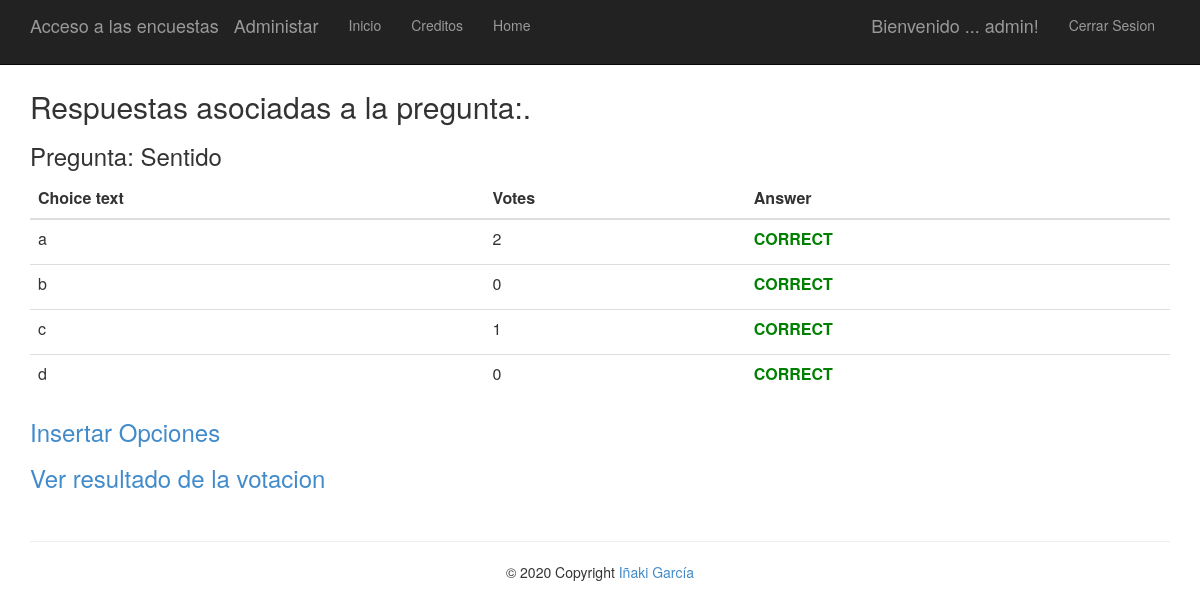
Page /polls/4/ (signed in) on the earlier database version.
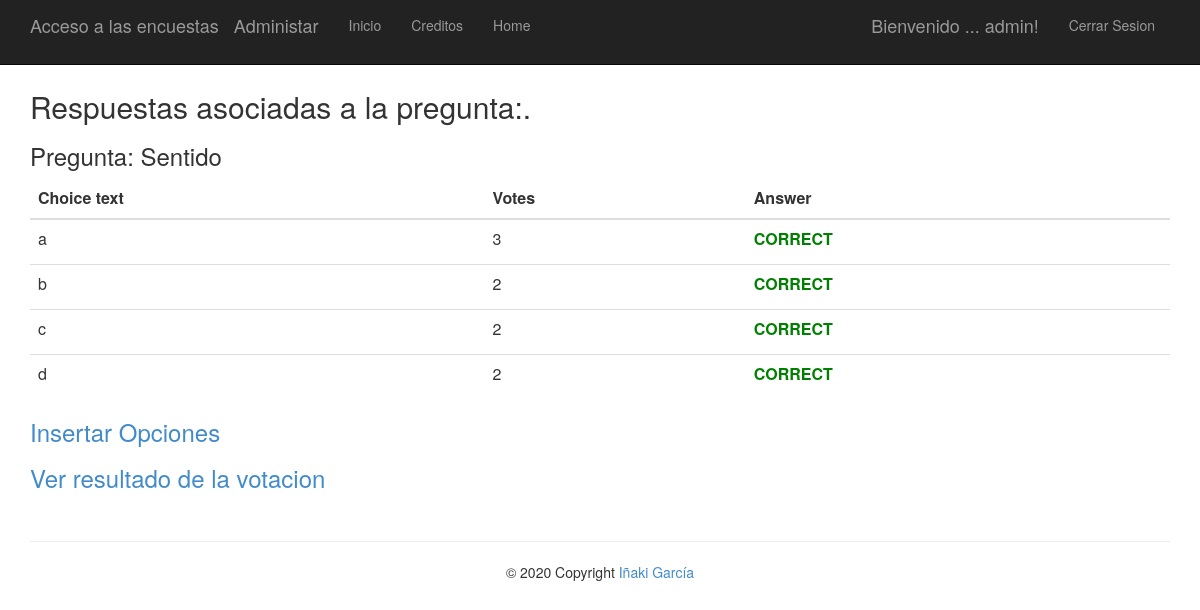
Same page on the later database version.
### app/models.py (models this page shows)
class Question(models.Model):
    question_text = models.CharField(max_length=200)
    pub_date = models.DateTimeField('date published')
    category = models.CharField(max_length = 200, default="No category")

class Choice(models.Model):
    question = models.ForeignKey(Question, on_delete=models.CASCADE,)
    choice_text = models.CharField(max_length=200)
    votes = models.IntegerField(default=0)
    correct = models.BooleanField(default = False)

### app/views.py (the view)
# urls.py: url(r'^polls/(?P<question_id>\d+)/$', app.views.detail, name='detail'),
def detail(request, question_id):
     question = get_object_or_404(Question, pk=question_id)
     return render(request, 'polls/detail.html', {'title':'Respuestas asociadas a la pregunta:','question': question})

### app/templates/polls/detail.html (shortened to what this page needs)
﻿{% extends "app/layout.html" %}
{% block content %}
<h2>{{ title }}.</h2>
<h3>Pregunta: {{ question.question_text }}</h3>
<form action="{% url 'vote' question.id %}" method="POST">
{% if request.user.is_authenticated %}
<table class="table">
    <thead>
        <th scope="col">Choice text</th>
        <th scope="col">Votes</th>
        <th scope="col">Answer</th>
    </thead>
    <tbody>
    {% for choice in question.choice_set.all %}
    <tr>
        <td>{{ choice.choice_text }}</td>
        <td>{{ choice.votes }}</td>
        <td>{% if choice.correct %} <label style="color: green"> CORRECT {% else %} <label style="color: red"> INCORRECT  {% endif %}</tr>
    {% endfor %}
    </tbody>
</table>
{% endif %}
{% if request.user.is_authenticated %}
    <a href="{% url 'choice_add' question.id %}"><h3>Insertar Opciones</h3></a>
    <a href="{% url 'chart' question.id %}"> <h3>Ver resultado de la votacion</h3> </a><br />
{% endif %}
</form>
{% endblock %}

### app/templates/app/layout.html (shortened to what this page needs)
﻿<!DOCTYPE html>
<html>
<head>
    {% load static %}
    <link rel="stylesheet" type="text/css" href="{% static 'app/content/bootstrap.min.css' %}" />
    <link rel="stylesheet" type="text/css" href="{% static 'app/content/site.css' %}" />
</head>
<body>
    <div class="navbar navbar-inverse navbar-fixed-top">
        <div class="container">
            <div class="navbar-header">
                <a href="/polls/" class="navbar-brand">Acceso a las encuestas</a>
                <a href="/admin/" class="navbar-brand">Administar</a>
            </div>
            <div class="navbar-collapse collapse">
                <ul class="nav navbar-nav">
                    <li><a href="{% url 'home' %}">Inicio</a></li>
                    <li><a href="{% url 'contact' %}">Creditos</a></li>
                    <li><a href="{% url 'home' %}">Home</a></li>
                </ul>
                {% include 'app/loginpartial.html' %}
            </div>
        </div>
    </div>
    <div class="container body-content">
{% block content %}{% endblock %}
        <hr/>
        <footer class="page-footer font-small blue">
            <div class="footer-copyright text-center py-3">© 2020 Copyright
            <a href="https://github.com/iakigarci"> Iñaki García</a>
            </div>
        </footer>
    </div>
</body>
</html>

### app/templates/app/loginpartial.html (shortened to what this page needs)
{% if user.is_authenticated %}
<form id="logoutForm" action="/logout" method="post" class="navbar-right">
    <ul class="nav navbar-nav navbar-right">
        <li><span class="navbar-brand">Bienvenido ... {{ user.username }}!</span></li>
        <li><a href="javascript:document.getElementById('logoutForm').submit()">Cerrar Sesion</a></li>
    </ul>
</form>
{% else %}
<ul class="nav navbar-nav navbar-right">
    <li><a href="{% url 'login' %}">Iniciar Sesion</a></li>
</ul>
{% endif %}

### app/static/app/content/site.css (style rules this page uses)
body { padding-top: 50px; padding-bottom: 20px; }
.body-content { padding-left: 15px; padding-right: 15px; }

Differences in the rows shown:
changed Choice (number 1 of 4 on the later page): votes "2" → "3"
changed Choice (number 2 of 4 on the later page): votes "0" → "2"
changed Choice (number 3 of 4 on the later page): votes "1" → "2"
changed Choice (number 4 of 4 on the later page): votes "0" → "2"
